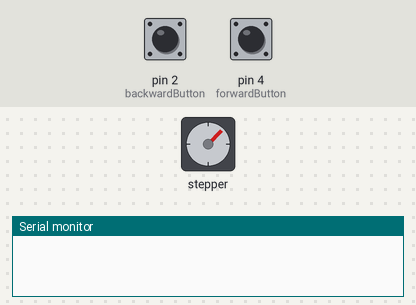
Recording of a sketch running on a simulated Arduino Uno, built with avr-gcc and run on an emulated ATmega328P. Shown: stepper motor, the last lines printed to the serial monitor. Wiring (inferred from the names in the program): stepper motor (2048 steps per turn assumed): coils pin 5, pin 6, pin 7, pin 8. The test bench sets the inputs (shaded band); at power-on: pin 2 (backwardButton) LOW, pin 4 (forwardButton) LOW.

Above: at 2.8 s.
2.9 s: pin 2 (backwardButton) pulled HIGH for 0.15 s
At 4.49 s:
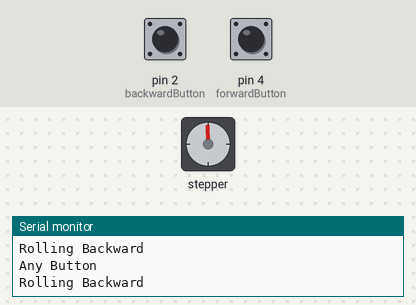
6.0 s: pin 4 (forwardButton) pulled HIGH for 1 s
At 7.1 s:
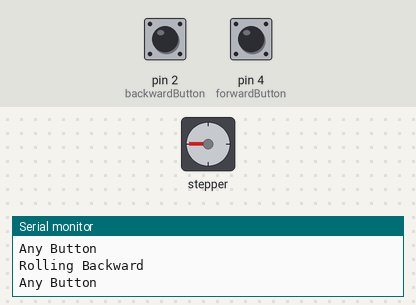
8.5 s: pin 4 (forwardButton) pulled HIGH for 0.15 s
At 10.08 s:
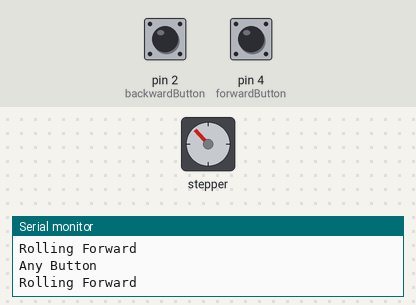
11.6 s: pin 2 (backwardButton) pulled HIGH for 1 s
At 11.92 s:
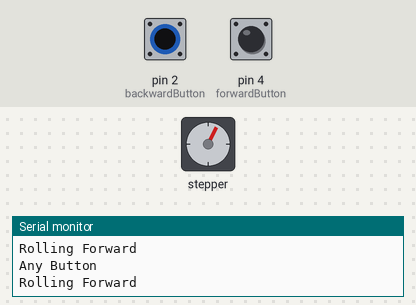
14.7 s: pin 2 (backwardButton) pulled HIGH for 0.15 s
At 15.67 s:
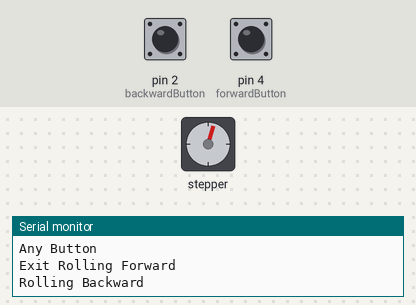
20.8 s: pin 4 (forwardButton) driven HIGH
Timing chart, 0 to 32.5 s (numbered marks = the images above; inputs shaded):
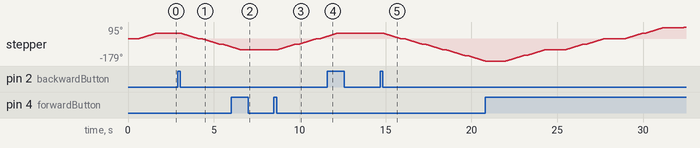

Measured:
- after the input at 2.9 s, stepper: keeps turning counter-clockwise at about 36°/s, starting at once
- after the input at 6.0 s, stepper: goes on until 6.6 s, then stays -89°
- after the input at 8.5 s, stepper: keeps turning clockwise at about 37°/s, starting after 0.18 s
- after the input at 11.6 s, stepper: goes on until 12.2 s, then stays 45°
- after the input at 14.7 s, stepper: keeps turning counter-clockwise at about 37°/s, starting at once

The sketch:

hollow4_w_buttons_fwd_bwd.ino
```cpp
// Add two buttons that will roll the clock forward/backward
// User variables
const int forwardButton = 4; // TODO: Define a pin for forwardButton
const int backwardButton = 2; // TODO: Define a pin for backwardButton
int port[4] = {5, 6, 7, 8}; // TODO: Define 4 pins for Stepper Motor

// Sketch variables
// Please tune the following value if the clock gains or loses.
// Theoretically, standard of this value is 60000.
#define MILLIS_PER_MIN 60000 // milliseconds per a minute

// Motor and clock parameters
// 4096 * 90 / 12 = 30720
#define STEPS_PER_ROTATION 30720 // steps for a full turn of minute rotor

// wait for a single step of stepper
int delaytime = 2;

// sequence of stepper motor control
int seq[8][4] = {
  {  LOW, HIGH, HIGH,  LOW},
  {  LOW,  LOW, HIGH,  LOW},
  {  LOW,  LOW, HIGH, HIGH},
  {  LOW,  LOW,  LOW, HIGH},
  { HIGH,  LOW,  LOW, HIGH},
  { HIGH,  LOW,  LOW,  LOW},
  { HIGH, HIGH,  LOW,  LOW},
  {  LOW, HIGH,  LOW,  LOW}
};

boolean forwardButtonState = false;
boolean forward = false;
boolean backwardButtonState = false;
boolean backward = false;

long prev_min = 0, prev_pos = 0;
long min;
long pos;

#include <Stepper.h>
const int stepsPerRevolution = 4096;
Stepper myStepper(stepsPerRevolution, port[0], port[1], port[2], port[3]);

// Set up
void setup() {
  Serial.begin(9600);
  myStepper.setSpeed(100);
  pinMode(port[0], OUTPUT);
  pinMode(port[1], OUTPUT);
  pinMode(port[2], OUTPUT);
  pinMode(port[3], OUTPUT);
  pinMode(forwardButton, INPUT);
  pinMode(backwardButton, INPUT);
  rotate(-20); // for approach run
  rotate(20); // approach run without heavy load
  rotate(STEPS_PER_ROTATION / 60);
}

// Main Loop
void loop() {
  forward = check_forwardButton();
  backward = check_backwardButton();
  boolean rollingTime = true;

  if (forward) {
    // If the "forward" button is pressed, then roll the clock forward in time
    while (rollingTime) {
      // Keep rolling the clock forward in time until another button is pressed
      rollForward();
      rollingTime = !anyButton();
    }
    forward = false;
    delay(1000);
    Serial.println("Exit Rolling Forward");
  }
  else if (backward) {
    // If the "bacward" button is pressed, then roll the clock backward in time
    while (rollingTime) {
      // Keep rolling the clock backward in time until another button is pressed
      rollBackward();
      rollingTime = !anyButton();
    }
    backward = false;
    delay(1000);
    Serial.println("Exit Rolling Backward");
  }
  else {
    // Otherwise, just keep time
    keepTime();
  }
}

void keepTime() {
  // Moves the minute-hand every minute
  min = millis() / MILLIS_PER_MIN;
  if(prev_min == min) {
    return;
  }
  Serial.print("Current min: "); Serial.println(min);
  prev_min = min;
  pos = (STEPS_PER_ROTATION * min) / 60;
  rotate(-20); // for approach run
  rotate(20); // approach run without heavy load

  if(pos - prev_pos > 0) {
    rotate(pos - prev_pos);
  }
  prev_pos = pos;
}

void rollForward() {
  // Moves the clock forward in time continuously
  Serial.println("Rolling Forward");
  rotate(STEPS_PER_ROTATION / 60);
}

void rollBackward() {
  // Moves the clock backward in time continuously
  Serial.println("Rolling Backward");
  rotate(-STEPS_PER_ROTATION / 60);
}

void rotate(int step) {
  // Spins the Stepper Motor continuously
  static int phase = 0;
  int i, j;
  int delta = (step > 0) ? 1 : 7;
  int dt = 20;

  step = (step > 0) ? step : -step;
  for(j = 0; j < step; j++) {
    phase = (phase + delta) % 8;
    for(i = 0; i < 4; i++) {
      digitalWrite(port[i], seq[phase][i]);
    }
    delay(dt);
    if(dt > delaytime) dt--;
  }
  // power cut
  for(i = 0; i < 4; i++) {
    digitalWrite(port[i], LOW);
  }
}

boolean anyButton() {
  // Check if any button has been pressed
  Serial.println("Any Button");
  return check_forwardButton() || check_backwardButton();
}

boolean check_forwardButton() {
  // Check if the "forward" button has been pressed
  if (debounce_forwardButton(forwardButtonState) == true && forwardButtonState == false) {
    forwardButtonState = true;
    return true;
  }
  else if (debounce_forwardButton(forwardButtonState) == false && forwardButtonState == true) {
    forwardButtonState = false;
    return false;
  }
  else {
    forwardButtonState = false;
    return false;
  }
}

boolean check_backwardButton() {
  // Check if the "backward" button has been pressed
  if (debounce_backwardButton(backwardButtonState) == true && backwardButtonState == false) {
    backwardButtonState = true;
    return true;
  }
  else if (debounce_backwardButton(backwardButtonState) == false && backwardButtonState == true) {
    backwardButtonState = false;
   return false;
  }
  else {
    backwardButtonState = false;
    return false;
  }
}

boolean debounce_forwardButton(boolean buttonState) {
  // Helps to more accurately check the state of a button
  boolean buttonStateNow = digitalRead(forwardButton);
  if (buttonState != buttonStateNow) {
    delay(10);
    buttonStateNow = digitalRead(forwardButton);
  }

  return buttonStateNow;
}

boolean debounce_backwardButton(boolean buttonState) {
  // Helps to more accurately check the state of a button
  boolean buttonStateNow = digitalRead(backwardButton);
  if (buttonState != buttonStateNow) {
    delay(10);
    buttonStateNow = digitalRead(backwardButton);
  }

  return buttonStateNow;
}
```
